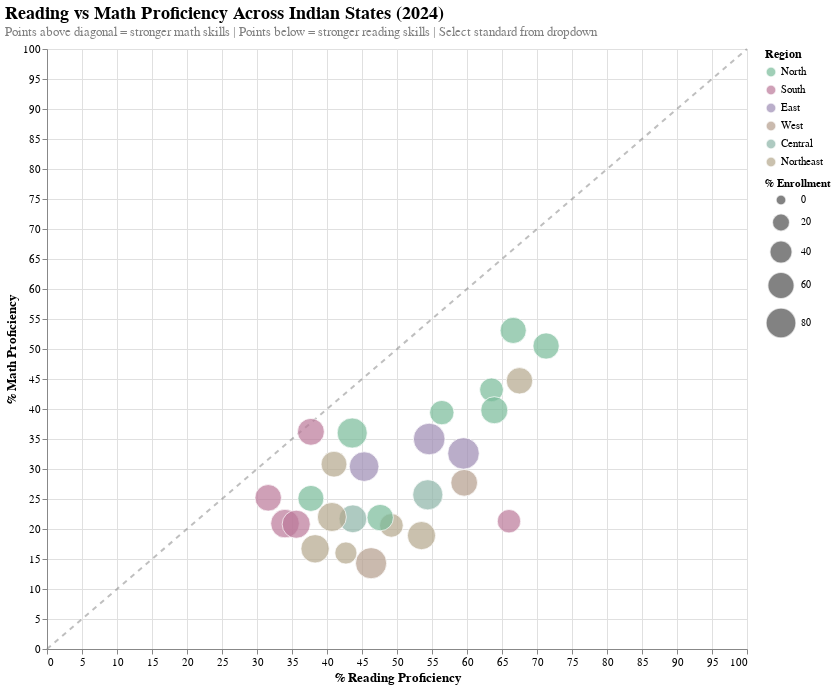

Here is the notebook cell this chart was saved with:
### Code cell
# Read data
df = aser_2024
df = df[df['State'] != 'All India']

# Define regions
region_map = {
    'Andhra Pradesh': 'South', 'Arunachal Pradesh': 'Northeast',
    'Assam': 'Northeast', 'Bihar': 'North', 'Chhattisgarh': 'Central',
    'Gujarat': 'West', 'Haryana': 'North', 'Himachal Pradesh': 'North',
    'Jammu and Kashmir': 'North', 'Jharkhand': 'East', 'Karnataka': 'South',
    'Kerala': 'South', 'Madhya Pradesh': 'Central', 'Maharashtra': 'West',
    'Meghalaya': 'Northeast', 'Mizoram': 'Northeast', 'Nagaland': 'Northeast',
    'Odisha': 'East', 'Punjab': 'North', 'Rajasthan': 'North',
    'Sikkim': 'Northeast', 'Tamil Nadu': 'South', 'Telangana': 'South',
    'Tripura': 'Northeast', 'Uttar Pradesh': 'North', 'Uttarakhand': 'North',
    'West Bengal': 'East'
}

df['Region'] = df['State'].map(region_map)

# Get 2024 columns for all standards
# Reading
std3_reading_col = [c for c in df.columns if '2024' in c and 'Std III' in c and 'read' in c][0]
std5_reading_col = [c for c in df.columns if '2024' in c and 'Std V' in c and 'read' in c][0]
std8_reading_col = [c for c in df.columns if '2024' in c and 'Std VIII' in c and 'read' in c][0]

# Math
std3_math_col = [c for c in df.columns if '2024' in c and 'Std III' in c and 'subtraction' in c][0]
std5_math_col = [c for c in df.columns if '2024' in c and 'Std V' in c and 'division' in c][0]
std8_math_col = [c for c in df.columns if '2024' in c and 'Std VIII' in c and 'division' in c][0]

# Enrollment
enrollment_col = [c for c in df.columns if '2024' in c and 'enrolled in govt schools' in c][0]

# Create dataframe with all standards
comparison_data = pd.DataFrame({
    'State': df['State'],
    'Region': df['Region'],
    'Enrollment': df[enrollment_col],
    'Std_III_Reading': df[std3_reading_col],
    'Std_III_Math': df[std3_math_col],
    'Std_V_Reading': df[std5_reading_col],
    'Std_V_Math': df[std5_math_col],
    'Std_VIII_Reading': df[std8_reading_col],
    'Std_VIII_Math': df[std8_math_col]
})

# Reshape for each standard
std3_data = comparison_data[['State', 'Region', 'Enrollment', 'Std_III_Reading', 'Std_III_Math']].copy()
std3_data.columns = ['State', 'Region', 'Enrollment', 'Reading', 'Math']
std3_data['Standard'] = 'Std III'

std5_data = comparison_data[['State', 'Region', 'Enrollment', 'Std_V_Reading', 'Std_V_Math']].copy()
std5_data.columns = ['State', 'Region', 'Enrollment', 'Reading', 'Math']
std5_data['Standard'] = 'Std V'

std8_data = comparison_data[['State', 'Region', 'Enrollment', 'Std_VIII_Reading', 'Std_VIII_Math']].copy()
std8_data.columns = ['State', 'Region', 'Enrollment', 'Reading', 'Math']
std8_data['Standard'] = 'Std VIII'

# Combine all standards
all_data = pd.concat([std3_data, std5_data, std8_data])

# Your color palette
region_colors = {
    'North': '#77ba99',
    'South': '#ba7798',
    'East': '#9d8bb3',
    'West': '#b39d8b',
    'Central': '#8bb3a6',
    'Northeast': '#b3a68b'
}

# Create dropdown selection
dropdown = alt.binding_select(
    options=['Std III', 'Std V', 'Std VIII'],
    name='Standard: '
)
selection = alt.selection_point(
    fields=['Standard'],
    bind=dropdown,
    value='Std V'  # Default to Std V
)

# Create bubble chart
bubble_chart = alt.Chart(all_data).mark_circle(
    opacity=0.7,
    stroke='white',
    strokeWidth=1
).encode(
    x=alt.X('Reading:Q',
            title='% Reading Proficiency',
            scale=alt.Scale(domain=[0, 100]),
            axis=alt.Axis(titleFontSize=13, labelFontSize=11)),
    y=alt.Y('Math:Q',
            title='% Math Proficiency',
            scale=alt.Scale(domain=[0, 100]),
            axis=alt.Axis(titleFontSize=13, labelFontSize=11)),
    size=alt.Size('Enrollment:Q',
                  title='% Enrollment',
                  scale=alt.Scale(range=[100, 1000]),
                  legend=alt.Legend(titleFontSize=11, labelFontSize=10)),
    color=alt.Color('Region:N',
                    scale=alt.Scale(
                        domain=list(region_colors.keys()),
                        range=list(region_colors.values())
                    ),
                    legend=alt.Legend(titleFontSize=12, labelFontSize=11)),
    tooltip=[
        alt.Tooltip('State:N', title='State'),
        alt.Tooltip('Region:N', title='Region'),
        alt.Tooltip('Standard:N', title='Standard'),
        alt.Tooltip('Reading:Q', title='Reading %', format='.1f'),
        alt.Tooltip('Math:Q', title='Math %', format='.1f'),
        alt.Tooltip('Enrollment:Q', title='Enrollment %', format='.1f')
    ]
).add_params(
    selection
).transform_filter(
    selection
)

# Add diagonal reference line (where reading = math)
diagonal_data = pd.DataFrame({'x': [0, 100], 'y': [0, 100]})
diagonal = alt.Chart(diagonal_data).mark_line(
    strokeDash=[5, 5],
    color='gray',
    opacity=0.5
).encode(
    x='x:Q',
    y='y:Q'
)

# Combine
final_chart = (diagonal + bubble_chart).properties(
    width=700,
    height=600,
    title={
        "text": "Reading vs Math Proficiency Across Indian States (2024)",
        "subtitle": "Points above diagonal = stronger math skills | Points below = stronger reading skills | Select standard from dropdown",
        "fontSize": 18,
        "fontWeight": "bold",
        "anchor": "start",
        "subtitleFontSize": 13,
        "subtitleColor": "gray"
    }
).configure_view(
    strokeWidth=0
).configure_axis(
    gridColor='#e0e0e0'
)



final_chart

### Figure 1 — Vega-Lite specification as saved in the notebook (floating-point values rounded to 4 significant figures)
{"config": {"view": {"continuousWidth": 300, "continuousHeight": 300, "strokeWidth": 0}, "axis": {"gridColor": "#e0e0e0"}}, "layer": [{"data": {"name": "data-657e202746b20e9f78fb7b5c08590918"}, "mark": {"type": "line", "color": "gray", "opacity": 0.5, "strokeDash": [5, 5]}, "encoding": {"x": {"field": "x", "type": "quantitative"}, "y": {"field": "y", "type": "quantitative"}}}, {"data": {"name": "data-c92e3262d901d493c51783576ce0a388"}, "mark": {"type": "circle", "opacity": 0.7, "stroke": "white", "strokeWidth": 1}, "encoding": {"color": {"field": "Region", "legend": {"labelFontSize": 11, "titleFontSize": 12}, "scale": {"domain": ["North", "South", "East", "West", "Central", "Northeast"], "range": ["#77ba99", "#ba7798", "#9d8bb3", "#b39d8b", "#8bb3a6", "#b3a68b"]}, "type": "nominal"}, "size": {"field": "Enrollment", "legend": {"labelFontSize": 10, "titleFontSize": 11}, "scale": {"range": [100, 1000]}, "title": "% Enrollment", "type": "quantitative"}, "tooltip": [{"field": "State", "title": "State", "type": "nominal"}, {"field": "Region", "title": "Region", "type": "nominal"}, {"field": "Standard", "title": "Standard", "type": "nominal"}, {"field": "Reading", "format": ".1f", "title": "Reading %", "type": "quantitative"}, {"field": "Math", "format": ".1f", "title": "Math %", "type": "quantitative"}, {"field": "Enrollment", "format": ".1f", "title": "Enrollment %", "type": "quantitative"}], "x": {"axis": {"labelFontSize": 11, "titleFontSize": 13}, "field": "Reading", "scale": {"domain": [0, 100]}, "title": "% Reading Proficiency", "type": "quantitative"}, "y": {"axis": {"labelFontSize": 11, "titleFontSize": 13}, "field": "Math", "scale": {"domain": [0, 100]}, "title": "% Math Proficiency", "type": "quantitative"}}, "name": "view_1", "transform": [{"filter": {"param": "param_1"}}]}], "height": 600, "params": [{"name": "param_1", "select": {"type": "point", "fields": ["Standard"]}, "bind": {"input": "select", "options": ["Std III", "Std V", "Std VIII"], "name": "Standard: "}, "value": "Std V", "views": ["view_1"]}], "title": {"text": "Reading vs Math Proficiency Across Indian States (2024)", "subtitle": "Points above diagonal = stronger math skills | Points below = stronger reading skills | Select standard from dropdown", "fontSize": 18, "fontWeight": "bold", "anchor": "start", "subtitleFontSize": 13, "subtitleColor": "gray"}, "width": 700, "$schema": "https://vega.github.io/schema/vega-lite/v5.20.1.json", "datasets": {"data-657e202746b20e9f78fb7b5c08590918": [{"x": 0, "y": 0}, {"x": 100, "y": 100}], "data-c92e3262d901d493c51783576ce0a388": [{"State": "Andhra Pradesh", "Region": "South", "Enrollment": 61.8, "Reading": 15.7, "Math": 44.1, "Standard": "Std III"}, {"State": "Arunachal Pradesh", "Region": "Northeast", "Enrollment": 56.3, "Reading": 19.4, "Math": 39.8, "Standard": "Std III"}, {"State": "Assam", "Region": "Northeast", "Enrollment": 69.9, "Reading": 18.2, "Math": 29.2, "Standard": "Std III"}, {"State": "Bihar", "Region": "North", "Enrollment": 80.1, "Reading": 26.1, "Math": 37.4, "Standard": "Std III"}, {"State": "Chhattisgarh", "Region": "Central", "Enrollment": 80.6, "Reading": 25.0, "Math": 23.3, "Standard": "Std III"}, {"State": "Gujarat", "Region": "West", "Enrollment": 86.5, "Reading": 25.8, "Math": 19.1, "Standard": "Std III"}, {"State": "Haryana", "Region": "North", "Enrollment": 46.0, "Reading": 44.0, "Math": 51.5, "Standard": "Std III"}, {"State": "Himachal Pradesh", "Region": "North", "Enrollment": 58.6, "Reading": 50.6, "Math": 57.9, "Standard": "Std III"}, {"State": "Jammu and Kashmir", "Region": "North", "Enrollment": 57.2, "Reading": 16.6, "Math": 36.4, "Standard": "Std III"}, {"State": "Jharkhand", "Region": "East", "Enrollment": 77.4, "Reading": 19.6, "Math": 31.7, "Standard": "Std III"}, {"State": "Karnataka", "Region": "South", "Enrollment": 71.1, "Reading": 15.9, "Math": 25.9, "Standard": "Std III"}, {"State": "Kerala", "Region": "South", "Enrollment": 44.5, "Reading": 45.6, "Math": 32.6, "Standard": "Std III"}, {"State": "Madhya Pradesh", "Region": "Central", "Enrollment": 66.9, "Reading": 18.8, "Math": 17.6, "Standard": "Std III"}, {"State": "Maharashtra", "Region": "West", "Enrollment": 60.9, "Reading": 37.0, "Math": 31.3, "Standard": "Std III"}, {"State": "Meghalaya", "Region": "Northeast", "Enrollment": 38.4, "Reading": 19.5, "Math": 22.8, "Standard": "Std III"}, {"State": "Mizoram", "Region": "Northeast", "Enrollment": 59.3, "Reading": 29.6, "Math": 57.2, "Standard": "Std III"}, {"State": "Nagaland", "Region": "Northeast", "Enrollment": 45.6, "Reading": 20.3, "Math": 37.9, "Standard": "Std III"}, {"State": "Odisha", "Region": "East", "Enrollment": 88.6, "Reading": 40.0, "Math": 37.7, "Standard": "Std III"}, {"State": "Punjab", "Region": "North", "Enrollment": 58.0, "Reading": 36.5, "Math": 53.3, "Standard": "Std III"}, {"State": "Rajasthan", "Region": "North", "Enrollment": 59.3, "Reading": 18.6, "Math": 20.0, "Standard": "Std III"}, {"State": "Sikkim", "Region": "Northeast", "Enrollment": 69.0, "Reading": 30.4, "Math": 40.3, "Standard": "Std III"}, {"State": "Tamil Nadu", "Region": "South", "Enrollment": 68.7, "Reading": 12.0, "Math": 27.7, "Standard": "Std III"}, {"State": "Telangana", "Region": "South", "Enrollment": 59.8, "Reading": 6.2, "Math": 30.9, "Standard": "Std III"}, {"State": "Tripura", "Region": "Northeast", "Enrollment": 73.8, "Reading": 20.9, "Math": 33.2, "Standard": "Std III"}, {"State": "Uttar Pradesh", "Region": "North", "Enrollment": 49.1, "Reading": 34.3, "Math": 40.5, "Standard": "Std III"}, {"State": "Uttarakhand", "Region": "North", "Enrollment": 62.8, "Reading": 39.4, "Math": 36.0, "Standard": "Std III"}, {"State": "West Bengal", "Region": "East", "Enrollment": 89.6, "Reading": 36.3, "Math": 40.9, "Standard": "Std III"}, {"State": "Andhra Pradesh", "Region": "South", "Enrollment": 61.8, "Reading": 37.7, "Math": 36.2, "Standard": "Std V"}, {"State": "Arunachal Pradesh", "Region": "Northeast", "Enrollment": 56.3, "Reading": 41.0, "Math": 30.8, "Standard": "Std V"}, {"State": "Assam", "Region": "Northeast", "Enrollment": 69.9, "Reading": 38.3, "Math": 16.7, "Standard": "Std V"}, {"State": "Bihar", "Region": "North", "Enrollment": 80.1, "Reading": 43.6, "Math": 36.0, "Standard": "Std V"}, {"State": "Chhattisgarh", "Region": "Central", "Enrollment": 80.6, "Reading": 54.4, "Math": 25.7, "Standard": "Std V"}, {"State": "Gujarat", "Region": "West", "Enrollment": 86.5, "Reading": 46.3, "Math": 14.3, "Standard": "Std V"}, {"State": "Haryana", "Region": "North", "Enrollment": 46.0, "Reading": 63.5, "Math": 43.2, "Standard": "Std V"}, {"State": "Himachal Pradesh", "Region": "North", "Enrollment": 58.6, "Reading": 71.3, "Math": 50.5, "Standard": "Std V"}, {"State": "Jammu and Kashmir", "Region": "North", "Enrollment": 57.2, "Reading": 37.7, "Math": 25.1, "Standard": "Std V"}, {"State": "Jharkhand", "Region": "East", "Enrollment": 77.4, "Reading": 45.3, "Math": 30.4, "Standard": "Std V"}, {"State": "Karnataka", "Region": "South", "Enrollment": 71.1, "Reading": 34.0, "Math": 20.9, "Standard": "Std V"}, {"State": "Kerala", "Region": "South", "Enrollment": 44.5, "Reading": 66.0, "Math": 21.3, "Standard": "Std V"}, {"State": "Madhya Pradesh", "Region": "Central", "Enrollment": 66.9, "Reading": 43.7, "Math": 21.7, "Standard": "Std V"}, {"State": "Maharashtra", "Region": "West", "Enrollment": 60.9, "Reading": 59.6, "Math": 27.7, "Standard": "Std V"}, {"State": "Meghalaya", "Region": "Northeast", "Enrollment": 38.4, "Reading": 42.7, "Math": 16.0, "Standard": "Std V"}, {"State": "Mizoram", "Region": "Northeast", "Enrollment": 59.3, "Reading": 67.5, "Math": 44.7, "Standard": "Std V"}, {"State": "Nagaland", "Region": "Northeast", "Enrollment": 45.6, "Reading": 49.2, "Math": 20.6, "Standard": "Std V"}, {"State": "Odisha", "Region": "East", "Enrollment": 88.6, "Reading": 59.5, "Math": 32.6, "Standard": "Std V"}, {"State": "Punjab", "Region": "North", "Enrollment": 58.0, "Reading": 66.6, "Math": 53.1, "Standard": "Std V"}, {"State": "Rajasthan", "Region": "North", "Enrollment": 59.3, "Reading": 47.6, "Math": 21.9, "Standard": "Std V"}, {"State": "Sikkim", "Region": "Northeast", "Enrollment": 69.0, "Reading": 53.5, "Math": 18.9, "Standard": "Std V"}, {"State": "Tamil Nadu", "Region": "South", "Enrollment": 68.7, "Reading": 35.6, "Math": 20.8, "Standard": "Std V"}, {"State": "Telangana", "Region": "South", "Enrollment": 59.8, "Reading": 31.6, "Math": 25.2, "Standard": "Std V"}, {"State": "Tripura", "Region": "Northeast", "Enrollment": 73.8, "Reading": 40.7, "Math": 22.0, "Standard": "Std V"}, {"State": "Uttar Pradesh", "Region": "North", "Enrollment": 49.1, "Reading": 56.4, "Math": 39.4, "Standard": "Std V"}, {"State": "Uttarakhand", "Region": "North", "Enrollment": 62.8, "Reading": 63.9, "Math": 39.8, "Standard": "Std V"}, {"State": "West Bengal", "Region": "East", "Enrollment": 89.6, "Reading": 54.6, "Math": 35.0, "Standard": "Std V"}, {"State": "Andhra Pradesh", "Region": "South", "Enrollment": 61.8, "Reading": 56.2, "Math": 48.4, "Standard": "Std VIII"}, {"State": "Arunachal Pradesh", "Region": "Northeast", "Enrollment": 56.3, "Reading": 76.0, "Math": 47.7, "Standard": "Std VIII"}, {"State": "Assam", "Region": "Northeast", "Enrollment": 69.9, "Reading": 65.9, "Math": 29.2, "Standard": "Std VIII"}, {"State": "Bihar", "Region": "North", "Enrollment": 80.1, "Reading": 72.8, "Math": 63.6, "Standard": "Std VIII"}, {"State": "Chhattisgarh", "Region": "Central", "Enrollment": 80.6, "Reading": 76.0, "Math": 36.7, "Standard": "Std VIII"}, {"State": "Gujarat", "Region": "West", "Enrollment": 86.5, "Reading": 75.9, "Math": 30.5, "Standard": "Std VIII"}, {"State": "Haryana", "Region": "North", "Enrollment": 46.0, "Reading": 82.7, "Math": 56.4, "Standard": "Std VIII"}, {"State": "Himachal Pradesh", "Region": "North", "Enrollment": 58.6, "Reading": 88.3, "Math": 54.4, "Standard": "Std VIII"}, {"State": "Jammu and Kashmir", "Region": "North", "Enrollment": 57.2, "Reading": 58.5, "Math": 35.8, "Standard": "Std VIII"}, {"State": "Jharkhand", "Region": "East", "Enrollment": 77.4, "Reading": 69.5, "Math": 50.9, "Standard": "Std VIII"}, {"State": "Karnataka", "Region": "South", "Enrollment": 71.1, "Reading": 62.1, "Math": 37.9, "Standard": "Std VIII"}, {"State": "Kerala", "Region": "South", "Enrollment": 44.5, "Reading": 84.5, "Math": 38.2, "Standard": "Std VIII"}, {"State": "Madhya Pradesh", "Region": "Central", "Enrollment": 66.9, "Reading": 66.9, "Math": 38.0, "Standard": "Std VIII"}, {"State": "Maharashtra", "Region": "West", "Enrollment": 60.9, "Reading": 74.2, "Math": 36.3, "Standard": "Std VIII"}, {"State": "Meghalaya", "Region": "Northeast", "Enrollment": 38.4, "Reading": 75.4, "Math": 19.2, "Standard": "Std VIII"}, {"State": "Mizoram", "Region": "Northeast", "Enrollment": 59.3, "Reading": 90.7, "Math": 60.9, "Standard": "Std VIII"}, {"State": "Nagaland", "Region": "Northeast", "Enrollment": 45.6, "Reading": 79.6, "Math": 40.2, "Standard": "Std VIII"}, {"State": "Odisha", "Region": "East", "Enrollment": 88.6, "Reading": 76.7, "Math": 48.5, "Standard": "Std VIII"}, {"State": "Punjab", "Region": "North", "Enrollment": 58.0, "Reading": 82.2, "Math": 63.9, "Standard": "Std VIII"}, {"State": "Rajasthan", "Region": "North", "Enrollment": 59.3, "Reading": 69.1, "Math": 33.3, "Standard": "Std VIII"}, {"State": "Sikkim", "Region": "Northeast", "Enrollment": 69.0, "Reading": 76.5, "Math": 27.6, "Standard": "Std VIII"}, {"State": "Tamil Nadu", "Region": "South", "Enrollment": 68.7, "Reading": 64.2, "Math": 40.0, "Standard": "Std VIII"}, {"State": "Telangana", "Region": "South", "Enrollment": 59.8, "Reading": 56.4, "Math": 41.1, "Standard": "Std VIII"}, {"State": "Tripura", "Region": "Northeast", "Enrollment": 73.8, "Reading": 68.8, "Math": 39.4, "Standard": "Std VIII"}, {"State": "Uttar Pradesh", "Region": "North", "Enrollment": 49.1, "Reading": 75.1, "Math": 55.2, "Standard": "Std VIII"}, {"State": "Uttarakhand", "Region": "North", "Enrollment": 62.8, "Reading": 82.2, "Math": 52.5, "Standard": "Std VIII"}, {"State": "West Bengal", "Region": "East", "Enrollment": 89.6, "Reading": 71.3, "Math": 33.7, "Standard": "Std VIII"}]}}
